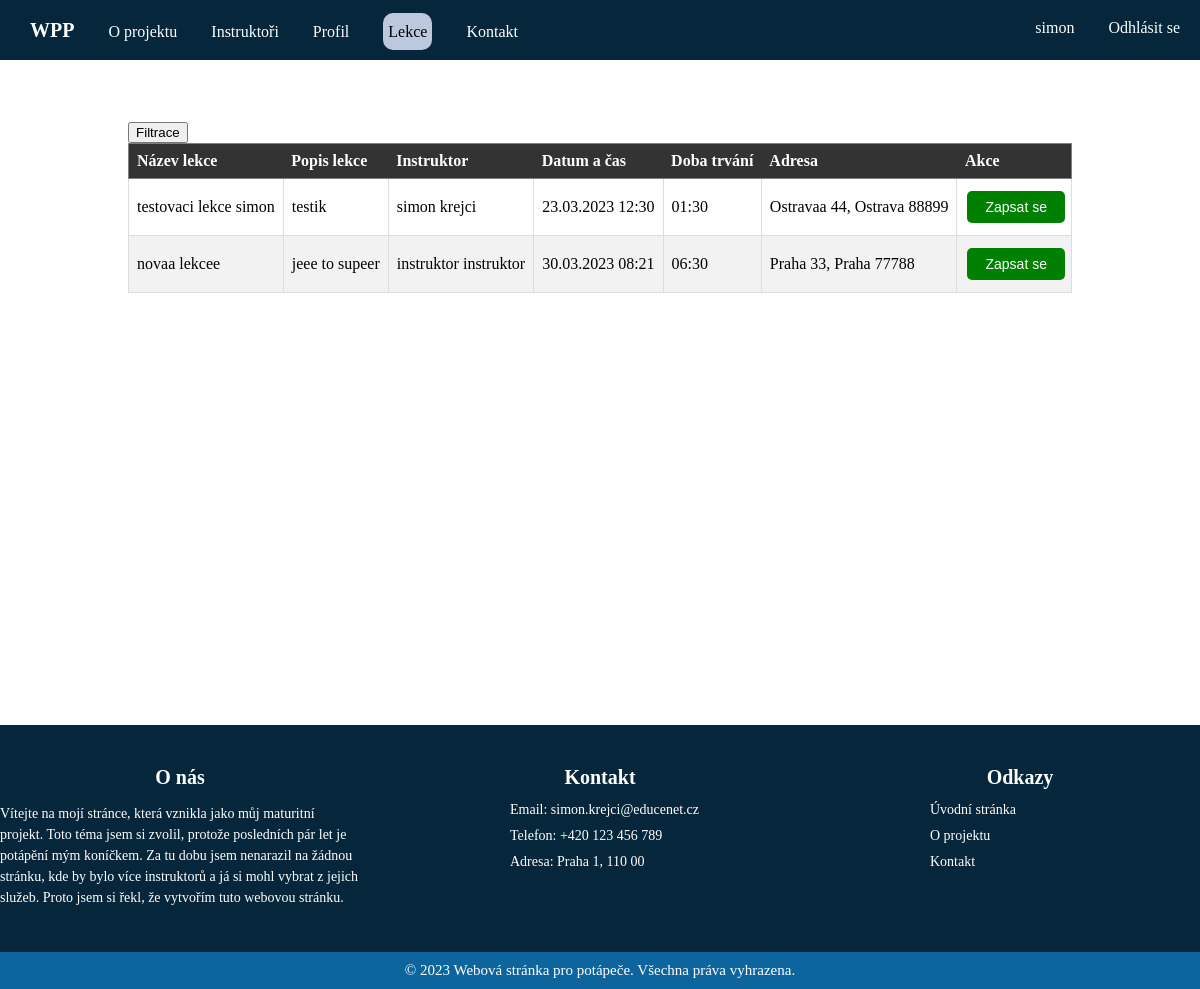
/lekce (signed in), run on the app's committed database.
### tables this page shows
CREATE TABLE "lekce" (
	"id_l"	INTEGER NOT NULL,
	"nazev"	text,
	"popis"	text,
	"datum"	text,
	"delka_trvani"	text,
	"id_m"	integer,
	"id_i"	integer,
	PRIMARY KEY("id_l" AUTOINCREMENT),
	FOREIGN KEY("id_m") REFERENCES "misto"("id_m")
);

CREATE TABLE "instruktor" (
	"id"	integer NOT NULL,
	"jmeno"	text,
	"prijmeni"	text,
	"datum_narozeni"	text,
	"telefon"	text,
	"email"	text,
	"cena_za_hodinu"	integer,
	"username"	text,
	"cislo_uctu"	text,
	"sul"	TEXT,
	"password"	text,
	PRIMARY KEY("id" AUTOINCREMENT)
);

CREATE TABLE "misto" (
	"id_m"	INTEGER NOT NULL,
	"ulice"	text,
	"mesto"	text,
	"cislo_popisne"	integer,
	"smerovaci_cislo"	integer,
	PRIMARY KEY("id_m" AUTOINCREMENT)
);

### hlavni.py (the view, shortened to what this page needs)
@app.route("/lekce", methods=["GET", "POST"])
def lekce():
    if "username" not in session:
        return redirect(url_for("index"))
    if session["usertype"] == "admin":
        return redirect(url_for("index"))
    conn = get_db_connection()
    cur = conn.cursor()
    pouzite_filtry = request.args.getlist("filtry")
    try:
        pouzite_filtry = [int(i) for i in pouzite_filtry]
    except ValueError:
        pouzite_filtry = []
    cur.execute("SELECT misto.* FROM lekce INNER JOIN misto ON lekce.id_m=misto.id_m WHERE DATE(lekce.datum) >= DATE('now') GROUP BY misto.id_m ORDER BY misto.mesto")
    filtry = cur.fetchall()
    cur.execute("SELECT id_l FROM lekce_prihlasky WHERE id_s=?", [session["id"]])
    arr = [dict(row) for row in cur]
    prihlasky = []
    for i in range(0, len(arr), 1):
        prihlasky.append(arr[i]["id_l"])
    sql = "SELECT lekce.*, instruktor.jmeno, instruktor.prijmeni, misto.* FROM lekce INNER JOIN instruktor ON lekce.id_i=instruktor.id INNER JOIN misto ON lekce.id_m=misto.id_m WHERE DATE(lekce.datum) >= DATE('now') AND ("
    for i in range(0, len(pouzite_filtry), 1):
        sql += "misto.id_m=?"
        if i < len(pouzite_filtry) - 1:
            sql += " OR "
    if len(pouzite_filtry) == 0:
        sql += "1=1"
    sql += ") ORDER BY lekce.datum"
    cur.execute(sql, pouzite_filtry)
    lekce = [dict(row) for row in cur]
    for i in range(0, len(lekce), 1):
        lekce[i]["datum"] = datetime.strptime(lekce[i]["datum"], '%Y-%m-%dT%H:%M').strftime("%d.%m.%Y %H:%M")
        lekce[i]["prihlaseno"] = lekce[i]["id_l"] in prihlasky
    return render_template("lekce_student.html", my_classes=lekce, filtry=filtry, pouzite_filtry=pouzite_filtry,
                           pocet_filtru=len(pouzite_filtry))

### hlavni.py (called while the page is built)
def get_db_connection():
    conn = sqlite3.connect('database.db')
    conn.row_factory = sqlite3.Row
    return conn

### templates/lekce_student.html (shortened to what this page needs)
{%extends 'navbar.html'%}
{% block content %}
<link rel="stylesheet" href="{{url_for('static', filename='lekce_student.css') }}">
  <h2>Nabízené lekce</h2>
  <div class="skryty-button" style="{% if pocet_filtru > 0 %}display: none{% endif %}">
    <button onclick="filtrace();">Filtrace</button>
  </div>
  <table rules="rows" border="1">
    <thead>
      <tr>
        <th>Název lekce</th>
        <th>Popis lekce</th>
        <th>Instruktor</th>
        <th>Datum a čas</th>
        <th>Doba trvání</th>
        <th>Adresa</th>
        <th>Akce</th>
      </tr>
    </thead>
    <tbody>
      {% for class in my_classes %}
        <tr>
          <td>{{ class.nazev }}</td>
          <td>{{ class.popis }}</td>
          <td>{{ class.jmeno }} {{ class.prijmeni}}</td>
          <td>{{ class.datum }}</td>
          <td>{{ class.delka_trvani }}</td>
          <td>{{class.ulice}} {{class.cislo_popisne}}, {{class.mesto}} {{class.smerovaci_cislo}}</td>
          <td>
            <form action="" method="POST">
              {% if class.prihlaseno %}
                <input type="hidden" name="akce" value="odhlasit">
                <input type="submit" value="Odhlásit se" class="odhlasit-button">
              {% else %}
                <input type="submit" value="Zapsat se" class="zapsat-button">
              {% endif %}
            </form>
          </td>
        </tr>
      {% endfor %}
    </tbody>
  </table>
{% endblock %}

### templates/navbar.html (shortened to what this page needs)
<!DOCTYPE html>
<html lang="cs">
<head>
    <link rel="stylesheet" href="{{url_for('static', filename='spodni_lista.css') }}">
    <link rel="stylesheet" href="{{url_for('static', filename='vrchni_lista.css') }}">
    <link rel="stylesheet" href="{{url_for('static', filename='style.css') }}">
    <link rel="stylesheet" href="{{url_for('static', filename='formulare2.css') }}">
    <link rel="stylesheet" href="https://cdnjs.cloudflare.com/ajax/libs/font-awesome/6.0.0-beta2/css/all.min.css" />
</head>
<body>
<header>
    <div class="navbar">
        <nav>
            <ul style="float: left;">
                <li class="logo"><a href="{{url_for('index')}}">WPP</a></li>
                <li {% if request.path == url_for('o_projektu') %}class="active"{% endif %}><a href="{{url_for('o_projektu')}}">O projektu</a></li>
                {% if "username" in session %}
                    {% if session["usertype"] != "admin" %}
                        <li {% if request.path == url_for('instruktori') %}class="active"{% endif %}><a href="{{url_for('instruktori')}}">Instruktoři</a></li>
                        <li {% if request.path == url_for('profil') %}class="active"{% endif %}><a href="{{url_for('profil')}}">Profil</a></li>
                        <li {% if request.path == url_for('lekce') %}class="active"{% endif %}><a href="{{url_for('lekce')}}">Lekce</a></li>
                    {% else %}
                        <li {% if request.path == url_for('uzivatele') %}class="active"{% endif %}><a href="{{url_for('uzivatele')}}">Seznam uživatelů</a></li>
                    {% endif %}
                {% endif %}
                {% if "username" in session %}
                    {% if session["usertype"] != "admin" %}
                        <li {% if request.path == url_for('info') %}class="active"{% endif %}><a href="{{url_for('info')}}">Kontakt</a></li>
                    {% endif %}
                {% else %}
                    <li {% if request.path == url_for('info') %}class="active"{% endif %}><a href="{{url_for('info')}}">Kontakt</a></li>
                {% endif %}
            </ul>
            <ul style="float: right;">
                {% if "username" in session %}
                    <li>{{ session["username"] }}</li>
                    <li><a href="{{url_for('odhlasit')}}" style="color: white">Odhlásit se</a></li>
                {% else %}
                    <li><a href="{{url_for('login2')}}">Přihlášení</a></li>
                    <li><a href="{{url_for('registrace2')}}">Registrace</a></li>
                {% endif %}
            </ul>
        </nav>
    </div>
</header>
<div class="obsah">
    {% block content %}
    {% endblock %}
</div>
<footer>
  <div class="footer-container">
    <div class="footer-row">
      <div class="footer-column">
        <h3>O nás</h3>
        <p>Vítejte na mojí stránce, která vznikla jako můj maturitní projekt.
            Toto téma jsem si zvolil, protože posledních pár let je potápění mým koníčkem.
            Za tu dobu jsem nenarazil na žádnou stránku, kde by bylo více instruktorů a já si
            mohl vybrat z jejich služeb. Proto jsem si řekl, že vytvořím tuto webovou stránku. </p>
      </div>
      <div class="footer-column">
        <h3>Kontakt</h3>
        <ul>
          <li>Email: simon.krejci@educenet.cz</li>
          <li>Telefon: +420 123 456 789</li>
          <li>Adresa: Praha 1, 110 00</li>
        </ul>
      </div>
      <div class="footer-column">
        <h3>Odkazy</h3>
        <ul>
          <li><a href="#">Úvodní stránka</a></li>
          <li><a href="#">O projektu</a></li>
          <li><a href="#">Kontakt</a></li>
        </ul>
      </div>
    </div>
  </div>
  <div class="footer-bottom">
    <p>&copy; 2023 Webová stránka pro potápeče. Všechna práva vyhrazena.</p>
  </div>
</footer>
</body>
</html>

### static/spodni_lista.css (style rules this page uses)
footer { background-color: #05263B; padding: 40px 0px 0px 0px; }
.footer-container { max-width: 1200px; margin: 0 auto; }
.footer-row { display: flex; justify-content: space-between; flex-wrap: wrap; }
.footer-column { flex-basis: 30%; margin-bottom: 30px; }
.footer-column h3 { font-size: 20px; margin-bottom: 10px; color: white; }
.footer-column p, .footer-column ul { font-size: 14px; line-height: 1.5; color: white; }
.footer-column ul { margin: 0px 0px 0px 90px; padding: 0; }
.footer-column ul li { list-style: none; margin-bottom: 5px; }
.footer-column ul li a { color: white; text-decoration: none; }
.footer-bottom { background-color: #0D659D; padding: 10px 0; text-align: center; }
.footer-bottom p { font-size: 15px; color: white; margin: 0; }

### static/vrchni_lista.css (style rules this page uses)
.navbar .logo { display: inline-block; font-size: 20px; font-weight: bold; text-align: left; margin-right: auto; transition: transform 0.3s ease; }
header { background-color: #05263B; color: #fff; margin: 0px 0px 0px 0px; }
.navbar { height: 60px; padding-right: 20px; }
nav { padding-top: 18.7px; }
nav ul { list-style: none; margin: 0; padding: 0; }
nav ul li { display: inline-block; margin-left: 30px; }
nav a { color: #fff; text-decoration: none; }
nav ul li.active a { background-color: #BBC8DE; color: black; height: 100%; padding-top: 10px; padding-bottom: 10px; padding-left: 5px; padding-right: 5px; border-radius: 10px; }

### static/style.css (style rules this page uses)
html, body { height: 100%; }
body { margin: 0; padding: 0; font-family: montserrat; background: white; }
.obsah { min-height: calc(100% - 166px); margin-bottom: 30px; margin-left: auto; margin-right: auto; width: fit-content; }
td, th { padding: 8px; text-align: center; max-width: 300px; }

### static/formulare2.css (style rules this page uses)
h1, h2, h3, h4 { margin: 1px 0px 3px 0px; text-align: center; color: white; font-size: 50px; }
form { display: inline-block; text-align: left; }
.odhlasit-button, .zapsat-button { width: 100%; padding: 10px 20px; color: #fff; border: none; border-radius: 5px; cursor: pointer; background-color: #009900; }
.zapsat-button { background-color: #090; }

### static/lekce_student.css (style rules this page uses)
table { border-collapse: collapse; width: 100%; }
th, td { text-align: left; padding: 8px; }
th { background-color: #333; color: white; }
tr:nth-child(even) { background-color: #f2f2f2; }
.zapsat-button { background-color: green; border: none; color: white; padding: 8px 16px; text-align: center; text-decoration: none; display: inline-block; font-size: 14px; margin: 4px 2px; cursor: pointer; }
td { border: 1px solid #ddd; padding: 8px; }

### data on the page
lekce: nazev "testovaci lekce simon", popis "testik", jmeno "simon", prijmeni "krejci", datum "23.03.2023 12:30", delka_trvani "01:30", ulice "Ostravaa", cislo_popisne "44", mesto "Ostrava", smerovaci_cislo "88899"
lekce: nazev "novaa lekcee", popis "jeee to supeer", jmeno "instruktor", prijmeni "instruktor", datum "30.03.2023 08:21", delka_trvani "06:30", ulice "Praha", cislo_popisne "33", mesto "Praha", smerovaci_cislo "77788"

### other printed values
{{ session["username"] }} "simon"
